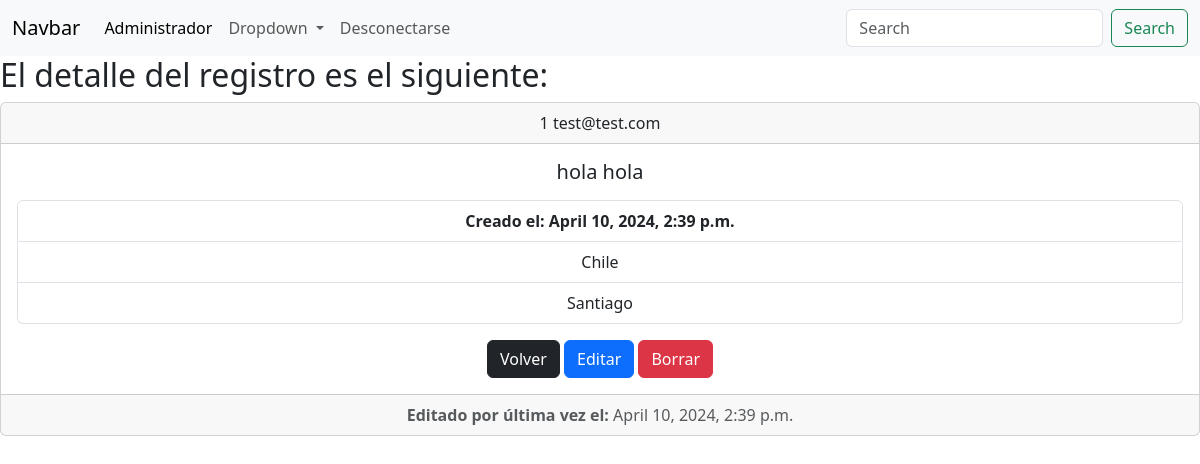
Screenshot of /record/1/ (signed in) with the database file from the repository.
### CRMclientesPy/models.py (models this page shows, shortened)
class Record(models.Model):
    created_at = models.DateTimeField(auto_now_add=True)
    updated_at = models.DateTimeField(auto_now=True)
    first_name = models.CharField(max_length=100)
    last_name = models.CharField(max_length=100)
    phone_number = models.CharField(max_length=100)
    city = models.CharField(max_length=100)
    state = models.CharField(max_length=100)
    email = models.CharField(max_length=100)

### CRMclientesPy/views.py (the view)
# urls.py: path('record/<int:pk>/', views.customer_page, name='record'),
def customer_page(request, pk):
    if request.user.is_authenticated:
        customer_id = Record.objects.get(id=pk)
        return render(request, 'record.html', {'customer': customer_id})
    else:
        messages.error(request, 'Debes iniciar sesión para ver datos del CRM')
        return redirect('home')

### templates/record.html (shortened to what this page needs)
<!DOCTYPE html>
<html lang="en">
<head>
</head>
<body>
{% extends 'base.html' %}
{% block content %}
    <h2>
    El detalle del registro es el siguiente:
    </h2>
    <div class="card text-center">
        <div class="card-header">
            {{ customer.id }}
            {{ customer.email }}
        </div>
        <div class="card-body">
            <h5 class="card-title">{{ customer.first_name }} {{ customer.last_name }}</h5>
            <p class="card-text">
                <ul class="list-group">
                    <li class="list-group-item"><strong>Creado el: {{ customer.created_at }}</strong></li>
                    <li class="list-group-item">{{ customer.state }}</li>
                    <li class="list-group-item">{{ customer.city }}</li>
                </ul>
            </p>
            <a href="{% url 'home' %}" class="btn btn-primary btn-dark">Volver</a>
            <a href="{% url 'edit' customer.id %}" class="btn btn-primary">Editar</a>
            <a href="{% url 'delete' customer.id %}" class="btn btn-primary btn-danger">Borrar</a>
        </div>
        <div class="card-footer text-body-secondary">
            <strong>Editado por última vez el:</strong>
            {{ customer.updated_at }}
        </div>
    </div>
{% endblock content %}

### rows the page displays
Record: id "1", email "test@test.com", first_name "hola", last_name "hola", created_at "April 10, 2024, 2:39 p.m.", state "Chile", city "Santiago", updated_at "April 10, 2024, 2:39 p.m."
